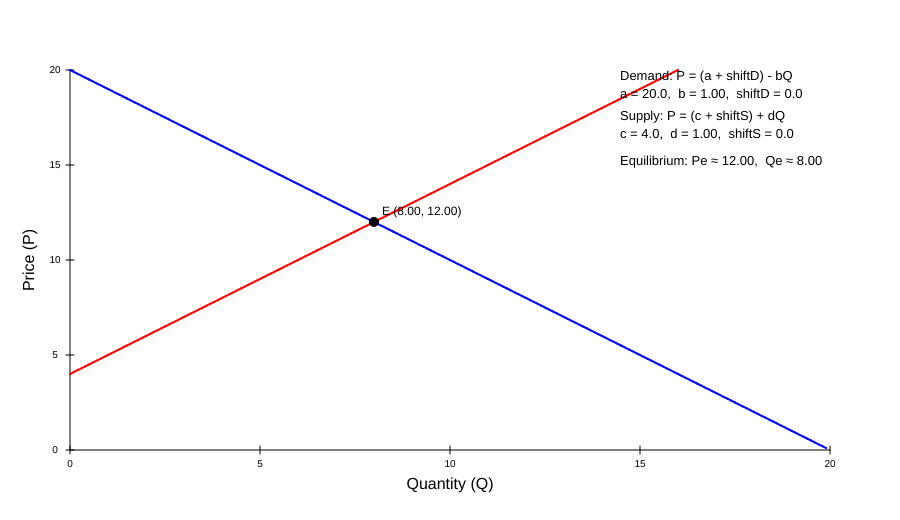
Frame 1 (no input)
Frame 60 (no input): identical to frame 1, image omitted
Frame 120 (the mouse pressed at the canvas centre since frame 60): identical to frame 1, image omitted

The p5.js sketch that drew this single still picture (run headless with seeded random() and noise() and a simulated clock; from frame 60 on, the mouse is pressed at the canvas centre):

// p5.js sketch
// ── sketch.js
// Supply & Demand Simulation with Price Ceiling & Floor
// Axes: Q on x-axis, P on y-axis

let aSlider, bSlider, cSlider, dSlider;
let demandShiftSlider, supplyShiftSlider;

let ceilingCheckbox, ceilingSlider;
let floorCheckbox, floorSlider;

let Qmax = 20;
let Pmax = 20;
let margin = 70;

let lastEquilibrium = null; // store last valid equilibrium for text display

function setup() {
  createCanvas(900, 520);

  textFont('sans-serif');

  // Demand: P = (a + demandShift) - b Q
  aSlider = createSlider(10, 30, 20, 1);
  bSlider = createSlider(0.5, 3, 1, 0.1);
  demandShiftSlider = createSlider(-5, 5, 0, 0.5);

  // Supply: P = (c + supplyShift) + d Q
  cSlider = createSlider(0, 15, 4, 1);
  dSlider = createSlider(0.5, 3, 1, 0.1);
  supplyShiftSlider = createSlider(-5, 5, 0, 0.5);

  // price ceiling
  ceilingCheckbox = createCheckbox('Enable price ceiling', false);
  ceilingSlider = createSlider(0, Pmax, 8, 0.5);

  // price floor
  floorCheckbox = createCheckbox('Enable price floor', false);
  floorSlider = createSlider(0, Pmax, 5, 0.5);

  // Position UI elements (below the canvas)
  let baseY = height + 20;

  aSlider.position(20, baseY);
  bSlider.position(20, baseY + 30);
  demandShiftSlider.position(20, baseY + 60);

  cSlider.position(260, baseY);
  dSlider.position(260, baseY + 30);
  supplyShiftSlider.position(260, baseY + 60);

  ceilingCheckbox.position(520, baseY - 5);
  ceilingSlider.position(520, baseY + 20);

  floorCheckbox.position(520, baseY + 60);
  floorSlider.position(520, baseY + 85);
}

function draw() {
  background(255);

  drawAxes();

  // Get parameter values
  let a = aSlider.value();
  let b = bSlider.value();
  let c = cSlider.value();
  let d = dSlider.value();
  let dShift = demandShiftSlider.value();
  let sShift = supplyShiftSlider.value();

  // Derived intercepts after shifts
  let aPrime = a + dShift;
  let cPrime = c + sShift;

  drawCurves(aPrime, b, cPrime, d);
  let eq = drawEquilibrium(aPrime, b, cPrime, d);
  drawPolicyLines(aPrime, b, cPrime, d, eq);
  drawParameterText(a, b, c, d, dShift, sShift, eq);
}

// ---------- Maths helpers ----------

function demandPrice(Q, aPrime, b) {
  return aPrime - b * Q;
}

function supplyPrice(Q, cPrime, d) {
  return cPrime + d * Q;
}

// Convert economic (Q, P) to screen coordinates
function econToScreen(Q, P) {
  let x = map(Q, 0, Qmax, margin, width - margin);
  let y = map(P, 0, Pmax, height - margin, margin);
  return createVector(x, y);
}

// ---------- Drawing functions ----------

function drawAxes() {
  stroke(0);
  strokeWeight(1);
  // y-axis (Price)
  line(margin, margin, margin, height - margin);
  // x-axis (Quantity)
  line(margin, height - margin, width - margin, height - margin);

  // Axis labels
  noStroke();
  fill(0);
  textSize(16);
  textAlign(CENTER, CENTER);
  text('Quantity (Q)', width / 2, height - margin + 35);

  push();
  translate(margin - 40, height / 2);
  rotate(-HALF_PI);
  text('Price (P)', 0, 0);
  pop();

  // simple ticks
  textSize(10);
  for (let q = 0; q <= Qmax; q += 5) {
    let v = econToScreen(q, 0);
    stroke(0);
    line(v.x, v.y - 4, v.x, v.y + 4);
    noStroke();
    text(q, v.x, v.y + 14);
  }
  for (let p = 0; p <= Pmax; p += 5) {
    let v = econToScreen(0, p);
    stroke(0);
    line(v.x - 4, v.y, v.x + 4, v.y);
    noStroke();
    text(p, v.x - 15, v.y);
  }
}

function drawCurves(aPrime, b, cPrime, d) {
  // Demand in blue
  stroke(0, 0, 255);
  strokeWeight(2);
  let last = null;
  for (let Q = 0; Q <= Qmax; Q += 0.1) {
    let P = demandPrice(Q, aPrime, b);
    if (P < 0 || P > Pmax) continue;
    let v = econToScreen(Q, P);
    if (last) line(last.x, last.y, v.x, v.y);
    last = v;
  }

  // Supply in red
  stroke(255, 0, 0);
  last = null;
  for (let Q = 0; Q <= Qmax; Q += 0.1) {
    let P = supplyPrice(Q, cPrime, d);
    if (P < 0 || P > Pmax) continue;
    let v = econToScreen(Q, P);
    if (last) line(last.x, last.y, v.x, v.y);
    last = v;
  }
}

function drawEquilibrium(aPrime, b, cPrime, d) {
  let denom = b + d;
  if (denom === 0) return null;

  let Qe = (aPrime - cPrime) / denom;
  let Pe = demandPrice(Qe, aPrime, b);

  if (Qe < 0 || Qe > Qmax || Pe < 0 || Pe > Pmax) return null;

  let v = econToScreen(Qe, Pe);

  fill(0);
  noStroke();
  ellipse(v.x, v.y, 10, 10);
  textAlign(LEFT, BOTTOM);
  textSize(12);
  text(`E (${Qe.toFixed(2)}, ${Pe.toFixed(2)})`, v.x + 8, v.y - 4);

  lastEquilibrium = { Qe, Pe };
  return lastEquilibrium;
}

function drawPolicyLines(aPrime, b, cPrime, d, eq) {
  textSize(12);
  textAlign(LEFT, TOP);

  // ----- Price Ceiling -----
  if (ceilingCheckbox.checked()) {
    let Pc = ceilingSlider.value();

    // line
    let v1 = econToScreen(0, Pc);
    let v2 = econToScreen(Qmax, Pc);
    stroke(100);
    strokeWeight(1.5);
    line(v1.x, v1.y, v2.x, v2.y);
    noStroke();
    fill(50);
    text(`Ceiling = ${Pc.toFixed(2)}`, v2.x - 120, v2.y - 15);

    // quantities at this price
    let Qd_c = (aPrime - Pc) / b;
    let Qs_c = (Pc - cPrime) / d;

    // show intersections if within range
    if (Qd_c >= 0 && Qd_c <= Qmax) {
      let vd = econToScreen(Qd_c, Pc);
      fill(0, 0, 255);
      ellipse(vd.x, vd.y, 7, 7);
      textAlign(CENTER, TOP);
      text('Qd', vd.x, vd.y + 5);
    }
    if (Qs_c >= 0 && Qs_c <= Qmax) {
      let vs = econToScreen(Qs_c, Pc);
      fill(255, 0, 0);
      ellipse(vs.x, vs.y, 7, 7);
      textAlign(CENTER, TOP);
      text('Qs', vs.x, vs.y + 5);
    }

    // shortage if binding (Pc < Pe)
    if (eq && Pc < eq.Pe) {
      let shortage = Qd_c - Qs_c;
      fill(0, 0, 0);
      textAlign(LEFT, TOP);
      text(
        `Binding ceiling → Shortage ≈ ${shortage.toFixed(2)}`,
        margin + 10,
        margin + 10
      );

      // simple shaded region between Qs and Qd at Pc
      let leftQ = max(0, min(Qd_c, Qs_c));
      let rightQ = min(Qmax, max(Qd_c, Qs_c));
      let r1 = econToScreen(leftQ, Pc + 0.1);
      let r2 = econToScreen(rightQ, Pc - 0.1);

      noStroke();
      fill(0, 0, 255, 40);
      rectMode(CORNERS);
      rect(r1.x, r1.y, r2.x, r2.y);
    } else {
      fill(0);
      textAlign(LEFT, TOP);
      text('Ceiling not binding (Pc ≥ Pe)', margin + 10, margin + 10);
    }
  }

  // ----- Price Floor -----
  if (floorCheckbox.checked()) {
    let Pf = floorSlider.value();

    let v1 = econToScreen(0, Pf);
    let v2 = econToScreen(Qmax, Pf);
    stroke(120, 60, 0);
    strokeWeight(1.5);
    line(v1.x, v1.y, v2.x, v2.y);
    noStroke();
    fill(120, 60, 0);
    textAlign(LEFT, BOTTOM);
    text(`Floor = ${Pf.toFixed(2)}`, v2.x - 120, v2.y + 3);

    let Qd_f = (aPrime - Pf) / b;
    let Qs_f = (Pf - cPrime) / d;

    if (Qd_f >= 0 && Qd_f <= Qmax) {
      let vd = econToScreen(Qd_f, Pf);
      fill(0, 0, 255);
      ellipse(vd.x, vd.y, 7, 7);
      textAlign(CENTER, TOP);
      text('Qd', vd.x, vd.y + 5);
    }
    if (Qs_f >= 0 && Qs_f <= Qmax) {
      let vs = econToScreen(Qs_f, Pf);
      fill(255, 0, 0);
      ellipse(vs.x, vs.y, 7, 7);
      textAlign(CENTER, TOP);
      text('Qs', vs.x, vs.y + 5);
    }

    if (eq && Pf > eq.Pe) {
      let surplus = Qs_f - Qd_f;
      fill(0);
      textAlign(LEFT, TOP);
      text(
        `Binding floor → Surplus ≈ ${surplus.toFixed(2)}`,
        margin + 10,
        margin + 30
      );

      // shaded surplus region
      let leftQ = max(0, min(Qd_f, Qs_f));
      let rightQ = min(Qmax, max(Qd_f, Qs_f));
      let r1 = econToScreen(leftQ, Pf + 0.1);
      let r2 = econToScreen(rightQ, Pf - 0.1);

      noStroke();
      fill(255, 0, 0, 40);
      rectMode(CORNERS);
      rect(r1.x, r1.y, r2.x, r2.y);
    } else {
      fill(0);
      textAlign(LEFT, TOP);
      text('Floor not binding (Pf ≤ Pe)', margin + 10, margin + 30);
    }
  }
}

function drawParameterText(a, b, c, d, dShift, sShift, eq) {
  fill(0);
  noStroke();
  textAlign(LEFT, TOP);
  textSize(13);

  let x0 = width - 280;
  let y0 = margin;

  text('Demand: P = (a + shiftD) - bQ', x0, y0);
  text(`a = ${a.toFixed(1)},  b = ${b.toFixed(2)},  shiftD = ${dShift.toFixed(1)}`, x0, y0 + 18);

  text('Supply: P = (c + shiftS) + dQ', x0, y0 + 40);
  text(`c = ${c.toFixed(1)},  d = ${d.toFixed(2)},  shiftS = ${sShift.toFixed(1)}`, x0, y0 + 58);

  y0 += 85;
  if (eq) {
    text(
      `Equilibrium: Pe ≈ ${eq.Pe.toFixed(2)},  Qe ≈ ${eq.Qe.toFixed(2)}`,
      x0,
      y0
    );
  } else {
    text('Equilibrium is outside the graph window.', x0, y0);
  }
}
